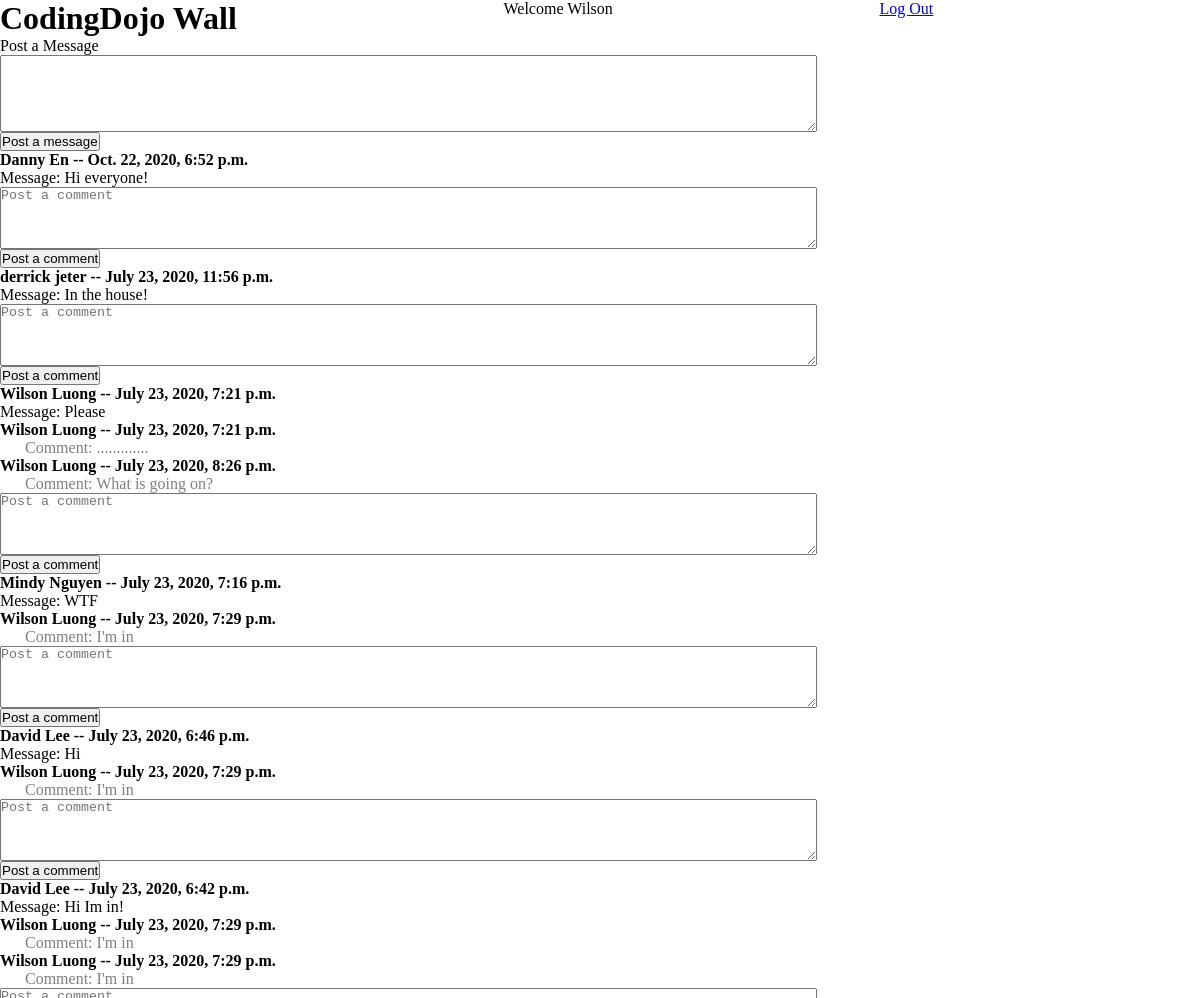
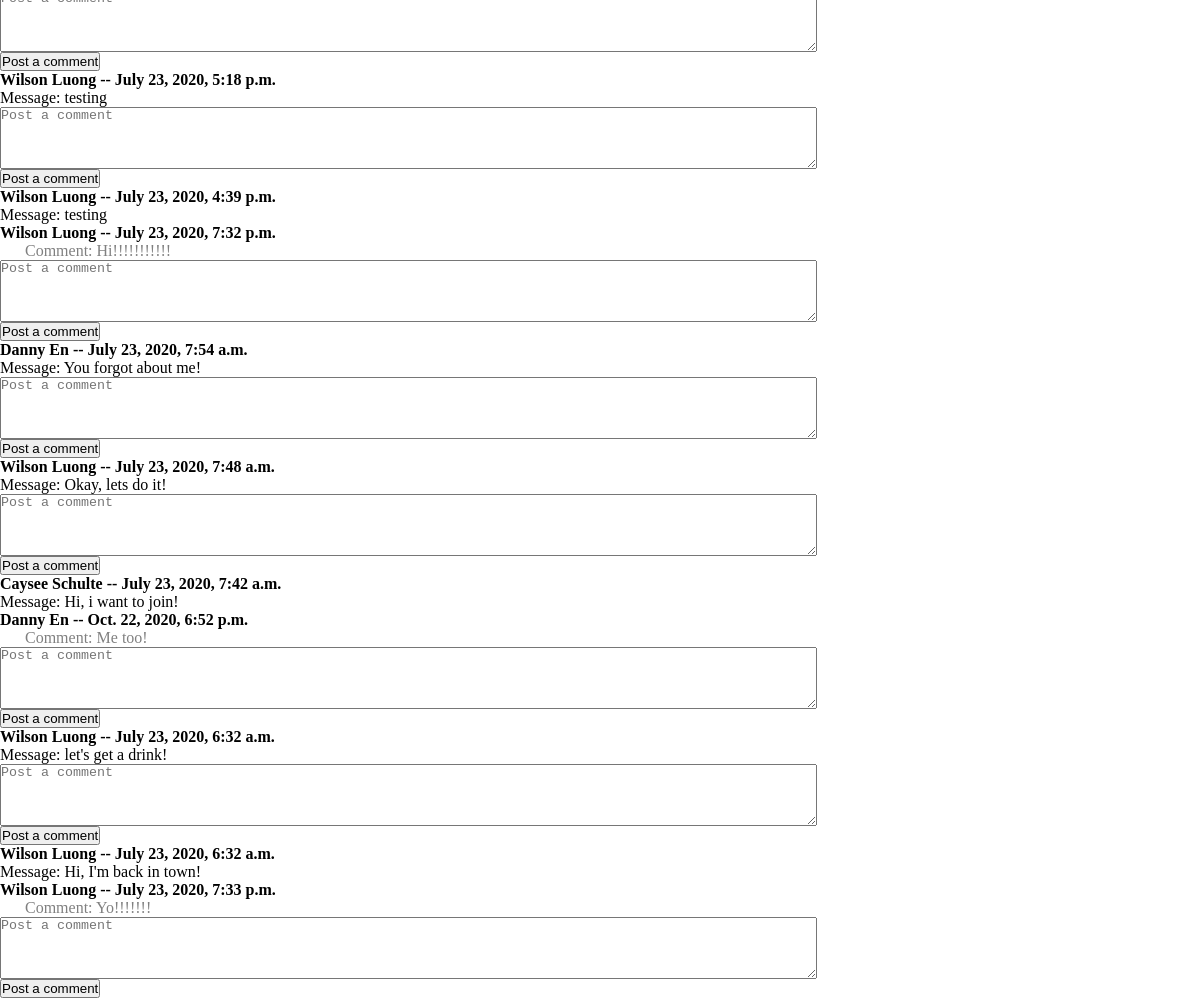
The page /profile (signed in) on the database its author committed (2 pictures, top to bottom).
### login_app/models.py (models this page shows)
class User(models.Model):
    first_name = models.CharField(max_length=45)
    last_name = models.CharField(max_length=45)
    email = models.CharField(max_length=45)
    password = models.CharField(max_length=45)
    created_at = models.DateTimeField(auto_now_add=True)
    updated_at = models.DateTimeField(auto_now=True)
    objects = userManager()

class Message(models.Model):
    user = models.ForeignKey(User, related_name="messages", on_delete = models.CASCADE)
    message = models.TextField()
    created_at = models.DateTimeField(auto_now_add=True)
    updated_at = models.DateTimeField(auto_now=True)

class Comment(models.Model):
    user = models.ForeignKey(User, related_name="comments", on_delete = models.CASCADE)
    message = models.ForeignKey(Message, related_name="comments", on_delete = models.CASCADE)
    comment = models.TextField()
    created_at = models.DateTimeField(auto_now_add=True)
    updated_at = models.DateTimeField(auto_now=True)

### login_app/views.py (the view)
# urls.py: path('profile', views.profile),
def profile(request):
    print('*'*100)
    print('on the profile page...')
    if "uid" not in request.session:
        return redirect("/")
    context = {
        "messages": Message.objects.all(),
        "comments": Comment.objects.all(),
    }
    return render(request, 'profile.html', context)

### login_app/templates/profile.html (shortened to what this page needs)
<!DOCTYPE html>
<html lang="en">
<head>
    {% load static %}
    <link rel="stylesheet" href="{% static 'css/style.css' %}">
</head>
<body>
    <div class="container">
        <div class="header">
            <h1>CodingDojo Wall</h1>
            <p>Welcome {{ request.session.first_name }}</p>
            <a href="/logout">Log Out</a></P>
        </div>
        <div class="post">
            <form action="/post_message" method="POST">
                <label for="post_message">Post a Message</label>
                <textarea name="post_message" rows="5" cols="100"></textarea>
                <button type="submit">Post a message</button>
            </form>
        </div>
        <div class="the_wall">
            {% for message in messages reversed %}
            <div class="user_message">
                <h4>{{ message.user.first_name }} {{ message.user.last_name }} -- {{ message.created_at }}</h4>
                <p>Message: {{ message.message }}</p>
            </div>
            <div class="user_comments">
                {% for comment in message.comments.all %}
                    <h4>{{ comment.user.first_name }} {{ comment.user.last_name }} -- {{ comment.created_at }}</h4>
                    <p id="comments">Comment: {{ comment.comment }}</p>
                {% endfor %}
            </div>
            <div class="user_comment">
                <form action="/post_comment/{{ message.id }}" method="POST">
                    <textarea name="post_comment" rows="4" cols="100" placeholder="Post a comment"></textarea>
                    <button type="submit">Post a comment</button>
                </form>
            </div>
            {% endfor %}
        </div>
    </div>
</body>
</html>

### login_app/static/css/style.css (style rules this page uses)
* { padding: 0; margin: 0; box-sizing: border-box; }
.header { display: flex; justify-content: space-between; }
label, textarea { display: block; }
#comments { color: gray; text-indent: 25px; }

### rows shown on the page
User: session.first_name "Wilson"
Message: user.first_name "Danny", user.last_name "En", created_at "Oct. 22, 2020, 6:52 p.m.", message "Hi everyone!"
Message: user.first_name "derrick", user.last_name "jeter", created_at "July 23, 2020, 11:56 p.m.", message "In the house!"
Message: user.first_name "Wilson", user.last_name "Luong", created_at "July 23, 2020, 7:21 p.m.", message "Please"
Comment: user.first_name "Wilson", user.last_name "Luong", created_at "July 23, 2020, 7:21 p.m.", comment "............."
Comment: user.first_name "Wilson", user.last_name "Luong", created_at "July 23, 2020, 8:26 p.m.", comment "What is going on?"
Message: user.first_name "Mindy", user.last_name "Nguyen", created_at "July 23, 2020, 7:16 p.m.", message "WTF"
Comment: user.first_name "Wilson", user.last_name "Luong", created_at "July 23, 2020, 7:29 p.m.", comment "I'm in"
Message: user.first_name "David", user.last_name "Lee", created_at "July 23, 2020, 6:46 p.m.", message "Hi"
Comment: user.first_name "Wilson", user.last_name "Luong", created_at "July 23, 2020, 7:29 p.m.", comment "I'm in"
Message: user.first_name "David", user.last_name "Lee", created_at "July 23, 2020, 6:42 p.m.", message "Hi Im in!"
Comment: user.first_name "Wilson", user.last_name "Luong", created_at "July 23, 2020, 7:29 p.m.", comment "I'm in"
Comment: user.first_name "Wilson", user.last_name "Luong", created_at "July 23, 2020, 7:29 p.m.", comment "I'm in"
Message: user.first_name "Wilson", user.last_name "Luong", created_at "July 23, 2020, 5:18 p.m.", message "testing"
Message: user.first_name "Wilson", user.last_name "Luong", created_at "July 23, 2020, 4:39 p.m.", message "testing"
Comment: user.first_name "Wilson", user.last_name "Luong", created_at "July 23, 2020, 7:32 p.m.", comment "Hi!!!!!!!!!!!"
Message: user.first_name "Danny", user.last_name "En", created_at "July 23, 2020, 7:54 a.m.", message "You forgot about me!"
Message: user.first_name "Wilson", user.last_name "Luong", created_at "July 23, 2020, 7:48 a.m.", message "Okay, lets do it!"
Message: user.first_name "Caysee", user.last_name "Schulte", created_at "July 23, 2020, 7:42 a.m.", message "Hi, i want to join!"
Comment: user.first_name "Danny", user.last_name "En", created_at "Oct. 22, 2020, 6:52 p.m.", comment "Me too!"
Message: user.first_name "Wilson", user.last_name "Luong", created_at "July 23, 2020, 6:32 a.m.", message "let's get a drink!"
Message: user.first_name "Wilson", user.last_name "Luong", created_at "July 23, 2020, 6:32 a.m.", message "Hi, I'm back in town!"
Comment: user.first_name "Wilson", user.last_name "Luong", created_at "July 23, 2020, 7:33 p.m.", comment "Yo!!!!!!!"
